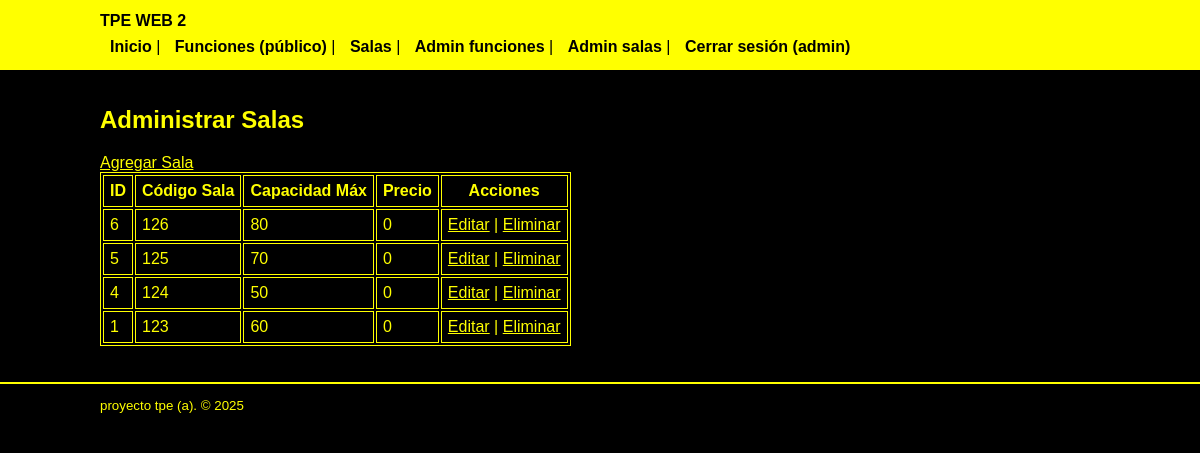
The app's page /tpe_web_2/tpe2/admin_salas (signed in) with its own data.
### tables this page shows
CREATE TABLE `salas` (
  `id` int(11) NOT NULL,
  `codigo_sala` int(11) NOT NULL,
  `cantidad_max_personas` int(11) NOT NULL,
  `precio` int(11) NOT NULL
);

### tpe_web_2/tpe2/app/views/sala_view.php (called while the page is built, shortened)
<?php
class SalaView {
    public function showAdminSalas($salas, $user) {
        require_once './app/views/layout/header.phtml';
        require_once './app/views/admin_sala_list.phtml';
        require_once './app/views/layout/footer.phtml';
    }
}

### tpe_web_2/tpe2/app/controllers/sala_controller.php (called while the page is built, shortened)
<?php
require_once __DIR__ . '/../models/sala_model.php';
require_once __DIR__ . '/../views/sala_view.php';
class SalaController {
    private $model;
    private $view;
    public function __construct() {
        $this->model = new SalaModel();
        $this->view = new SalaView();
    }
    public function adminSalas($request) {
        $salas = $this->model->getAll();
        $this->view->showAdminSalas($salas, $request->user);
    }
}

### tpe_web_2/tpe2/app/models/sala_model.php (called while the page is built, shortened)
<?php
class SalaModel {
    private $db;
    public function __construct() {
        $this->db = new PDO(
            "mysql:host=".MYSQL_HOST.";dbname=".MYSQL_DB.";charset=utf8mb4",
            MYSQL_USER,
            MYSQL_PASS,
            [
                PDO::ATTR_ERRMODE => PDO::ERRMODE_EXCEPTION,
                PDO::ATTR_DEFAULT_FETCH_MODE => PDO::FETCH_OBJ,
            ]
        );
    }
    public function getAll() {
        $stmt = $this->db->query("SELECT * FROM salas ORDER BY id DESC");
        return $stmt->fetchAll(PDO::FETCH_OBJ);
    }
}

### tpe_web_2/tpe2/app/views/admin_sala_list.phtml (the view)
<h2>Administrar Salas</h2>
<a href="<?php echo BASE_URL; ?>admin_sala_add">Agregar Sala</a>
<?php if (empty($salas)): ?>
    <p>No hay salas disponibles.</p>
<?php else: ?>
    <table border="1" cellpadding="6">
        <thead>
            <tr>
                <th>ID</th>
                <th>Código Sala</th>
                <th>Capacidad Máx</th>
                <th>Precio</th>
                <th>Acciones</th>
            </tr>
        </thead>
        <tbody>
        <?php foreach ($salas as $s): ?>
            <tr>
                <td><?php echo $s->id; ?></td>
                <td><?php echo htmlspecialchars($s->codigo_sala); ?></td>
                <td><?php echo htmlspecialchars($s->cantidad_max_personas); ?></td>
                <td><?php echo htmlspecialchars($s->precio); ?></td>
                <td>
                    <a href="<?php echo BASE_URL; ?>admin_sala_edit/<?php echo $s->id; ?>">Editar</a> |
                    <a href="<?php echo BASE_URL; ?>admin_sala_delete/<?php echo $s->id; ?>" onclick="return confirm('Eliminar sala?')">Eliminar</a>
                </td>
            </tr>
        <?php endforeach; ?>
        </tbody>
    </table>
<?php endif; ?>

### tpe_web_2/tpe2/app/views/layout/header.phtml (style rules this page uses)
body { font-family: Arial, Helvetica, sans-serif; margin: 0; padding: 0; background-color: #000000; color: #ffff00; }
table { border: 1px solid #ffff00; color: #ffff00; }
th, td { border: 1px solid #ffff00; padding: 6px; }
a { color: #ffff00; }

### records on screen
salas: id "6", codigo_sala "126", cantidad_max_personas "80", precio "0"
salas: id "5", codigo_sala "125", cantidad_max_personas "70", precio "0"
salas: id "4", codigo_sala "124", cantidad_max_personas "50", precio "0"
salas: id "1", codigo_sala "123", cantidad_max_personas "60", precio "0"

### other values on screen
$user->username "admin"
